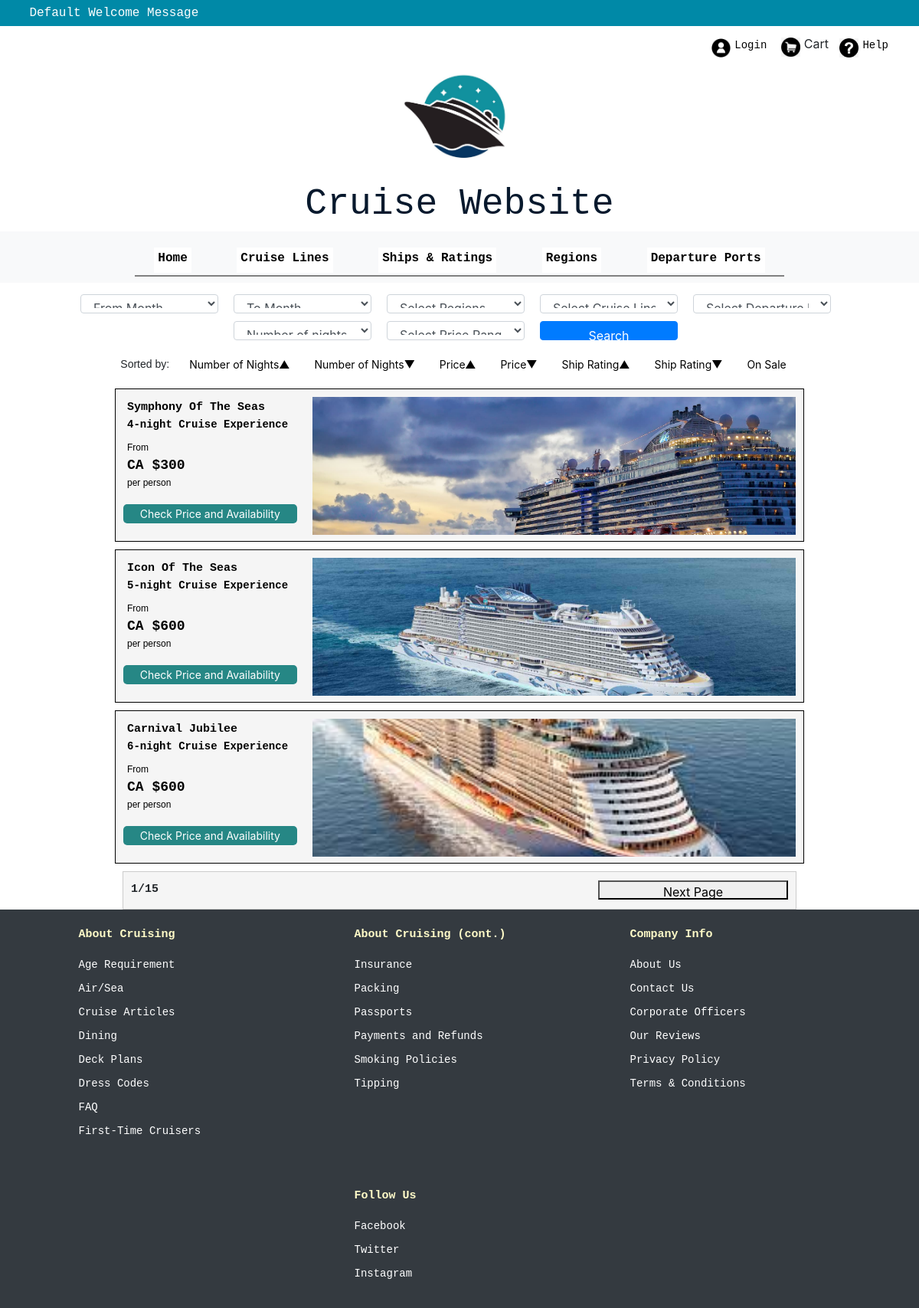
/productList/Miami, run on the app's committed database.
### models.py (models this page shows)
class Product(db.Model):
    __tablename__ = 'product'
    product_id = db.Column(db.Integer(), primary_key=True, autoincrement=True)
    product_name = db.Column(db.Text())
    product_booking_number = db.Column(db.Integer())
    product_cruise_line = db.Column(db.Text())
    product_price = db.Column(db.Text())
    product_year_built = db.Column(db.Text())
    product_length = db.Column(db.Text())
    product_number_of_nights = db.Column(db.Text())
    product_capacity = db.Column(db.Text())
    product_port = db.Column(db.Text())
    product_description = db.Column(db.Text())
    product_tonnage = db.Column(db.Text())
    product_currency = db.Column(db.Text())
    product_casino = db.Column(db.Text())
    product_bar = db.Column(db.Text())
    product_number_of_inside_cabins = db.Column(db.Text())
    product_number_of_outside_cabins = db.Column(db.Text())
    product_number_of_suites = db.Column(db.Text())
    product_crew_size = db.Column(db.Text())
    product_region = db.Column(db.Text())
    product_rating = db.Column(db.Text())

### app.py (the view)
@app.route('/productList/<input>') #filter by port
def product_list_filter(input):
    allproducts = Product.query.filter_by(product_port=input).all()
    return render_template('productList.html', allproducts=allproducts)

### templates/productList.html (shortened to what this page needs)
{% extends "base.html" %}
{% block content %}
    <link rel="stylesheet" type="text/css" href="/static/CSS/productList.css">
    <div class="container">
        <div class="row" id="filter">
            <div class="col-12">
                <form class="w-100">
                    <div class="form-row filter-grid d-flex">
                        <select data-filter="make" class="filter-make filter form-control filter-element">
                            <option value="">From Month</option>
                        </select>
                        <select data-filter="make" class="filter-make filter form-control filter-element">
                            <option value="">To Month</option>
                        </select>
                        <select id="regions" data-filter="regions"
                                class="filter-region filter form-control filter-element">
                            <option value="">Select Regions</option>
                        </select>
                        <select data-filter="model" class="filter-model filter form-control filter-element">
                            <option value="">Select Cruise Lines</option>
                        </select>
                        <select id="ports" data-filter="ports" class="filter-port filter form-control filter-element">
                            <option value="">Select Departure Ports</option>
                        </select>
                        <select data-filter="type" class="filter-type filter form-control filter-element">
                            <option value="">Number of nights</option>
                        </select>
                        <select data-filter="type" class="filter-type filter form-control filter-element">
                            <option value="">Select Price Range</option>
                        </select>
                        <button type="submit" class="btn btn-primary filter-element">Search</button>
                    </div>
                </form>
            </div>
        </div>
    </div>
    <div class="sort-section">
        <div class="sort-label">Sorted by:</div>
        <div class="sort-buttons">
            <button class="sort-btn">Number of Nights&#9650;</button>
            <button class="sort-btn">Number of Nights&#9660;</button>
            <button class="sort-btn">Price&#9650;</button>
            <button class="sort-btn">Price&#9660;</button>
            <button class="sort-btn">Ship Rating&#9650;</button>
            <button class="sort-btn">Ship Rating&#9660;</button>
            <button class="sort-btn">On Sale</button>
        </div>
    </div>
    {% for p in allproducts %}
        <a href={{ url_for('product',id=p.product_id) }}>
            <div class="product-container">
                <div class="text-section">
                    <p class="line1">{{ p.product_name }}</p>
                    <p class="line2">{{ p.product_number_of_nights }}-night Cruise Experience</p>
                    <p class="line3">From</p>
                    <p class="line4">CA ${{p.product_price }}</p>
                    <p class="line5">per person</p>
                    <button class="check-price-button">Check Price and Availability</button>
                </div>
                <div class="image-section">
                    <img src="/static/images/product/p{{ p.product_id }}.jpg" alt="Product Image">
                </div>
            </div>
        </a>
    {% endfor %}
    <div class="page-navigator">
        <div class="page-number">1/15</div>
        <button class="next-page-btn">Next Page</button>
    </div>
{% endblock %}

### static/CSS/base.css (style rules this page uses)
body { margin: 0; padding: 0; }
.filter-grid { display: grid; grid-template-columns: repeat(4, auto); gap: 10px; justify-content: center; }
#filter { margin-top: 15px; margin-bottom: 15px; }
.filter-element { height: 25px; width: 180px; margin-right: 10px; }

### static/CSS/productList.css (style rules this page uses)
.filter-grid { display: grid; grid-template-columns: repeat(4, auto); gap: 10px; justify-content: center; }
#filter { margin-top: 15px; margin-bottom: 15px; }
.filter-element { height: 25px; width: 180px; margin-right: 10px; }
.sort-section { display: flex; justify-content: center; align-items: center; margin-top: 20px; margin-bottom: 20px; }
.sort-label { font-family: sans-serif; font-size: 14px; margin-right: 10px; }
.sort-buttons { display: flex; flex-wrap: wrap; justify-content: center; }
.sort-btn { margin: 0 10px; background-color: transparent; border: none; font-size: 14px; cursor: pointer; }
.product-container { display: flex; align-items: stretch; justify-content: center; width: 900px; height: 200px; border: 1px solid black; margin: 0 auto 10px; background-color: #f5f5f5; }
.text-section { flex-basis: 300px; height: 170px; padding: 10px; }
.line1 { font-family: monospace; font-size: 15px; font-weight: bold; line-height: 1.2; margin: 5px; padding: 0; }
.line2 { font-family: monospace; font-size: 14px; font-weight: bold; line-height: 1.2; margin: 5px; padding: 0; }
.line3 { font-family: sans-serif; font-size: 12px; line-height: 1.2; margin: 15px 5px 5px; padding: 0; }
.line4 { font-family: monospace; font-size: 18px; font-weight: bold; line-height: 1.2; margin: 5px; padding: 0; }
.line5 { font-family: sans-serif; font-size: 12px; line-height: 1.2; margin: 5px; padding: 0; }
.check-price-button { display: inline-block; width: 100%; height: 25px; background-color: #268785; color: #fff; border: none; border-radius: 5px; font-size: 14px; cursor: pointer; margin-top: 15px; }
.image-section { flex-basis: 800px; height: 200px; padding: 10px; box-sizing: border-box; display: flex; align-items: center; justify-content: center; }
.image-section img { width: 100%; height: 100%; object-fit: cover; }
a { text-decoration: none; color: black; }
.page-navigator { display: flex; width: 880px; height: 50px; justify-content: space-between; align-items: center; background-color: #f5f5f5; border: 1px solid #ccc; padding: 10px; margin: 0 auto; }
.page-number { font-family: monospace; font-size: 15px; font-weight: bold; }
.next-page-btn { height: 25px; width: 248px; font-weight: 400; text-align: center; vertical-align: middle; cursor: pointer; }

### data on the page
Product: product_name "Symphony Of The Seas", product_number_of_nights "4", product_price "300", shows a picture
Product: product_name "Icon Of The Seas", product_number_of_nights "5", product_price "600", shows a picture
Product: product_name "Carnival Jubilee", product_number_of_nights "6", product_price "600", shows a picture
